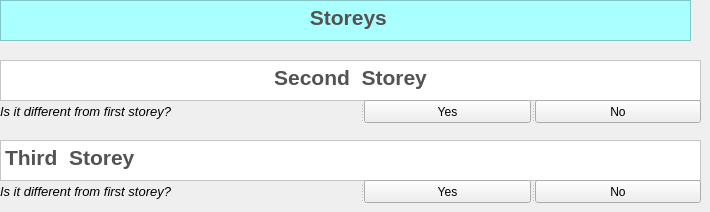
    <widget class="QWidget" name="page_5">
     <widget class="QTextBrowser" name="TBF_5">
      <property name="geometry">
       <rect>
        <x>0</x>
        <y>0</y>
        <width>691</width>
        <height>41</height>
       </rect>
      </property>
      <property name="styleSheet">
       <string notr="true">border-color: rgb(170, 255, 255);
border-color: rgb(255, 0, 255);
background-color:rgb(170, 255, 255)</string>
      </property>
      <property name="html">
       <string>&lt;!DOCTYPE HTML PUBLIC &quot;-//W3C//DTD HTML 4.0//EN&quot; &quot;http://www.w3.org/TR/REC-html40/strict.dtd&quot;&gt;
&lt;html&gt;&lt;head&gt;&lt;meta name=&quot;qrichtext&quot; content=&quot;1&quot; /&gt;&lt;style type=&quot;text/css&quot;&gt;
p, li { white-space: pre-wrap; }
&lt;/style&gt;&lt;/head&gt;&lt;body style=&quot; font-family:'MS Shell Dlg 2'; font-size:8.25pt; font-weight:400; font-style:normal;&quot;&gt;
&lt;p align=&quot;center&quot; style=&quot; margin-top:0px; margin-bottom:0px; margin-left:0px; margin-right:0px; -qt-block-indent:0; text-indent:0px;&quot;&gt;&lt;span style=&quot; font-size:16pt; font-weight:600; color:#55524f;&quot;&gt; Storeys&lt;/span&gt;&lt;/p&gt;&lt;/body&gt;&lt;/html&gt;</string>
      </property>
     </widget>
     <widget class="QTextBrowser" name="TBF_4">
      <property name="geometry">
       <rect>
        <x>0</x>
        <y>60</y>
        <width>701</width>
        <height>41</height>
       </rect>
      </property>
      <property name="styleSheet">
       <string notr="true">background-color:rgb(255, 255, 255)</string>
      </property>
      <property name="html">
       <string>&lt;!DOCTYPE HTML PUBLIC &quot;-//W3C//DTD HTML 4.0//EN&quot; &quot;http://www.w3.org/TR/REC-html40/strict.dtd&quot;&gt;
&lt;html&gt;&lt;head&gt;&lt;meta name=&quot;qrichtext&quot; content=&quot;1&quot; /&gt;&lt;style type=&quot;text/css&quot;&gt;
p, li { white-space: pre-wrap; }
&lt;/style&gt;&lt;/head&gt;&lt;body style=&quot; font-family:'MS Shell Dlg 2'; font-size:8.25pt; font-weight:400; font-style:normal;&quot;&gt;
&lt;p align=&quot;center&quot; style=&quot; margin-top:0px; margin-bottom:0px; margin-left:0px; margin-right:0px; -qt-block-indent:0; text-indent:0px;&quot;&gt;&lt;span style=&quot; font-size:16pt; font-weight:600; color:#55524f;&quot;&gt;Second  Storey&lt;/span&gt;&lt;/p&gt;&lt;/body&gt;&lt;/html&gt;</string>
      </property>
     </widget>
     <widget class="QTextBrowser" name="TBF_6">
      <property name="geometry">
       <rect>
        <x>0</x>
        <y>140</y>
        <width>701</width>
        <height>41</height>
       </rect>
      </property>
      <property name="styleSheet">
       <string notr="true">background-color:rgb(255, 255, 255)</string>
      </property>
      <property name="html">
       <string>&lt;!DOCTYPE HTML PUBLIC &quot;-//W3C//DTD HTML 4.0//EN&quot; &quot;http://www.w3.org/TR/REC-html40/strict.dtd&quot;&gt;
&lt;html&gt;&lt;head&gt;&lt;meta name=&quot;qrichtext&quot; content=&quot;1&quot; /&gt;&lt;style type=&quot;text/css&quot;&gt;
p, li { white-space: pre-wrap; }
&lt;/style&gt;&lt;/head&gt;&lt;body style=&quot; font-family:'MS Shell Dlg 2'; font-size:8.25pt; font-weight:400; font-style:normal;&quot;&gt;
&lt;p style=&quot; margin-top:0px; margin-bottom:0px; margin-left:0px; margin-right:0px; -qt-block-indent:0; text-indent:0px;&quot;&gt;&lt;span style=&quot; font-size:16pt; font-weight:600; color:#55524f;&quot;&gt;Third  Storey&lt;/span&gt;&lt;/p&gt;&lt;/body&gt;&lt;/html&gt;</string>
      </property>
     </widget>
     <widget class="QSplitter" name="splitter_3">
      <property name="geometry">
       <rect>
        <x>0</x>
        <y>100</y>
        <width>701</width>
        <height>23</height>
       </rect>
      </property>
      <property name="orientation">
       <enum>Qt::Horizontal</enum>
      </property>
      <widget class="QLabel" name="label_14">
       <property name="font">
        <font>
         <pointsize>10</pointsize>
         <italic>true</italic>
        </font>
       </property>
       <property name="text">
        <string>Is it different from first storey?</string>
       </property>
      </widget>
      <widget class="QPushButton" name="PB21">
       <property name="text">
        <string>Yes</string>
       </property>
      </widget>
      <widget class="QPushButton" name="PB20">
       <property name="text">
        <string>No</string>
       </property>
      </widget>
     </widget>
     <widget class="QSplitter" name="splitter_4">
      <property name="geometry">
       <rect>
        <x>0</x>
        <y>180</y>
        <width>701</width>
        <height>23</height>
       </rect>
      </property>
      <property name="orientation">
       <enum>Qt::Horizontal</enum>
      </property>
      <widget class="QLabel" name="label_15">
       <property name="font">
        <font>
         <pointsize>10</pointsize>
         <italic>true</italic>
        </font>
       </property>
       <property name="text">
        <string>Is it different from first storey?</string>
       </property>
      </widget>
      <widget class="QPushButton" name="PB21_2">
       <property name="text">
        <string>Yes</string>
       </property>
      </widget>
      <widget class="QPushButton" name="PB20_2">
       <property name="text">
        <string>No</string>
       </property>
      </widget>
     </widget>
    </widget>
